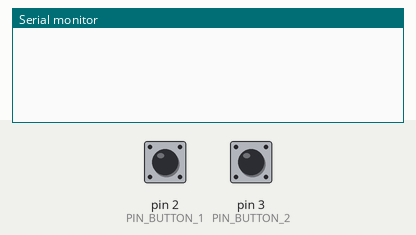
A sketch run on a simulated Arduino Uno, built with avr-gcc and run on an emulated ATmega328P. On the bench: the last lines printed to the serial monitor. Inputs (shaded band) come from the test bench; at power-on: pin 2 (PIN_BUTTON_1) LOW, pin 3 (PIN_BUTTON_2) HIGH.

Above: at 1.2 s.
1.3 s: pin 2 (PIN_BUTTON_1) pulled HIGH for 0.15 s
At 1.9 s:
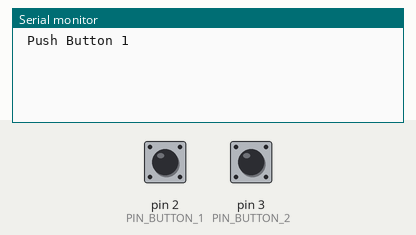
2.9 s: pin 3 (PIN_BUTTON_2) pulled LOW for 0.15 s
At 4.3 s:
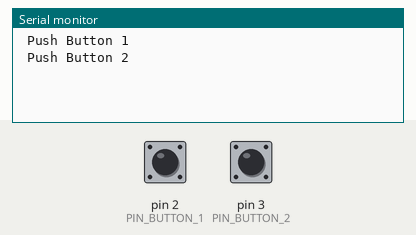

The sketch:

PushButtonExample.ino
```cpp
// (licence header left out)
#include "Button.h"

#define PIN_BUTTON_1  2
#define PIN_BUTTON_2  3

Button* button1 = 0;
Button* button2 = 0;

void Method_1();
void Method_2();

void setup() {

  button1 = new Button(PIN_BUTTON_1, INPUT, Method_1);
  button2 = new Button(PIN_BUTTON_2, INPUT_PULLUP, Method_2);


  Serial.begin(115200, SERIAL_8N1);
  while(!Serial);

}

void loop() {

  button1->check();
  button2->check();
  //delay(10);

}

void Method_1()   {
  Serial.println(F(" Push Button 1"));
}

void Method_2()   {
  Serial.println(F(" Push Button 2 "));
}
```

Button.h
```cpp
// (licence header left out)
struct Button {
  private:
    short pin = -1;
    short mode = 0;
    byte  state;
    byte  lastState;
    byte  flag;
    void  (*pfunction)() = 0;
    unsigned long debounceDelay = 10;
    unsigned long lastDebounceTime = 0;

  public:
    Button(short p, short m, void (*function)())  {
      pin = p;
      mode = m;
      pfunction = function;
      if(mode == INPUT) {
        state     = LOW;
        lastState = LOW;
        flag      = LOW;
      }else{
        state     = HIGH;
        lastState = HIGH;
        flag      = HIGH;
      }
      debounceDelay = 10;
      lastDebounceTime = 0;
      pinMode(pin, m);
    }

    Button(const Button& b)  {
      pin       = b.pin;
      mode      = b.mode;
      state     = b.state;
      lastState = b.lastState;
      flag      = b.flag;
      pfunction = b.pfunction;
      debounceDelay    = b.debounceDelay;
      lastDebounceTime = b.lastDebounceTime;
    }

    bool check()  {
      if (pin < 0 || pfunction == 0)  {
        return false;
      }

      flag = digitalRead(pin);

      if (flag != lastState) {
        lastDebounceTime = millis();
      }

      if ((millis() - lastDebounceTime) > debounceDelay) {
        if (flag != state) {
          state = flag;

          if (mode == INPUT && state == HIGH) (*pfunction)();

          if (mode == INPUT_PULLUP && state == LOW) (*pfunction)();

        }
      }

      lastState = flag;
      return true;
    }


    void getFunction()  {
      (*pfunction)();
    }

    void setDebounceDelay(unsigned long d)   {
      debounceDelay = d;
    }

};
```

Measured:
- after the input at 1.3 s, the serial monitor: prints a new line at once (image 1)
- after the input at 2.9 s, the serial monitor: prints a new line at once (image 2)
